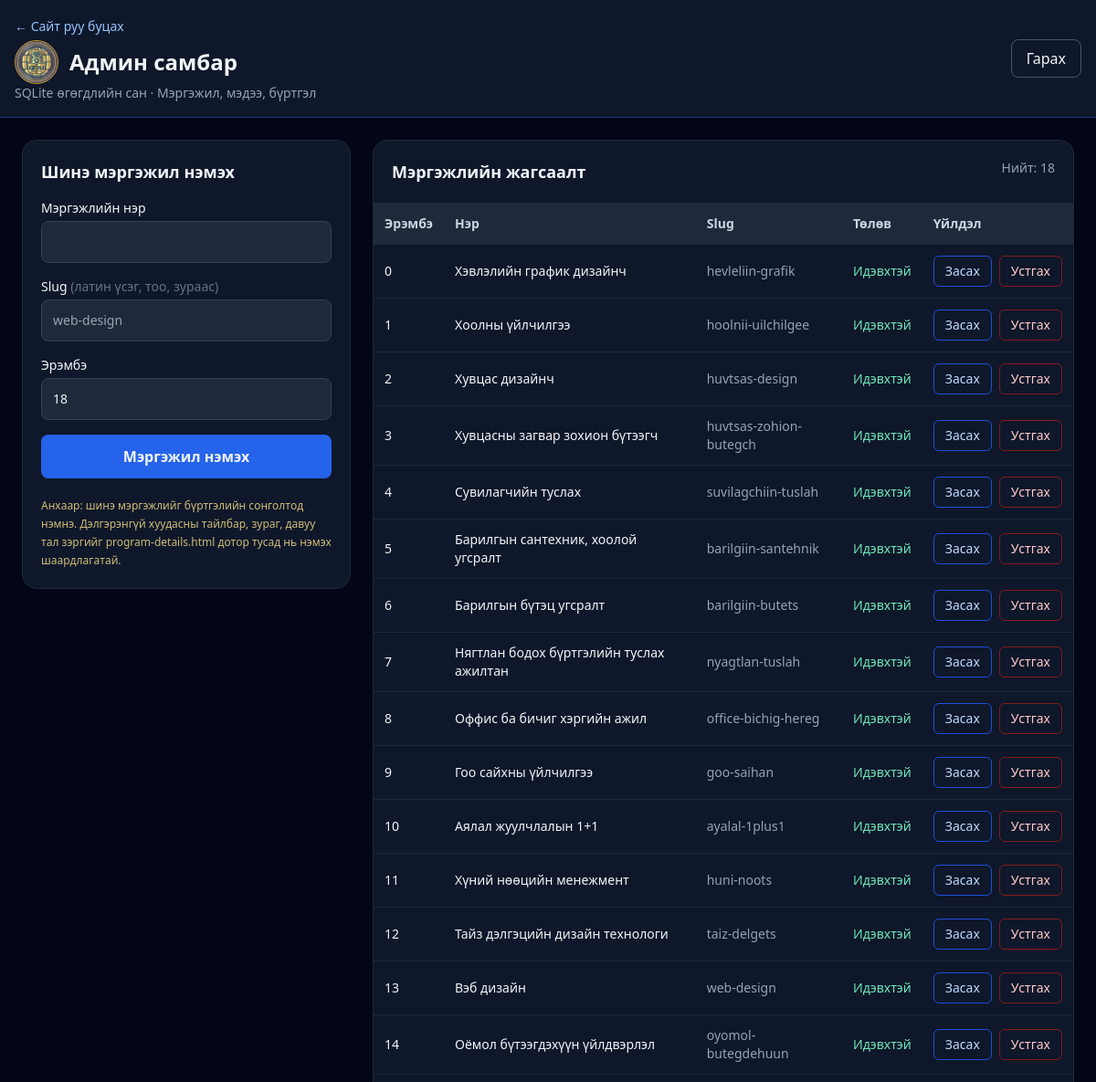
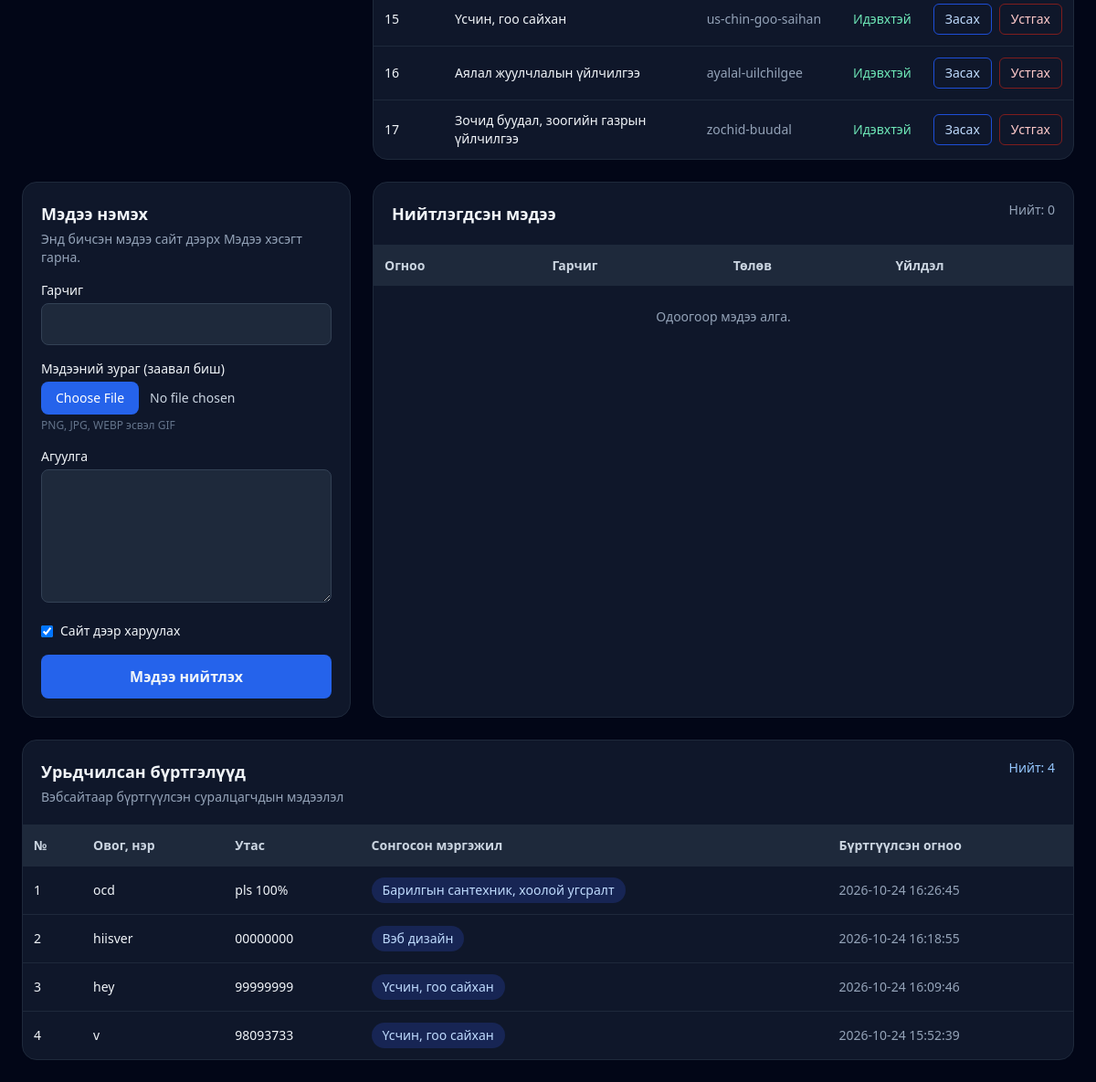
/admin (signed in), run on the app's committed database (2 pictures, top to bottom).
### tables this page shows
CREATE TABLE programs (
            id INTEGER PRIMARY KEY AUTOINCREMENT,
            slug TEXT NOT NULL UNIQUE,
            name TEXT NOT NULL,
            href TEXT NOT NULL,
            active INTEGER NOT NULL DEFAULT 1,
            sort_order INTEGER NOT NULL DEFAULT 0
        );

CREATE TABLE registrations (
            id INTEGER PRIMARY KEY AUTOINCREMENT,
            full_name TEXT NOT NULL,
            phone TEXT NOT NULL,
            program_name TEXT NOT NULL,
            created_at TEXT NOT NULL DEFAULT CURRENT_TIMESTAMP
        );

### app.py (the view)
@app.get('/admin')
@admin_required
def admin_dashboard():
    with db() as conn:
        programs, registrations, news = get_admin_data(conn)
    return render_template(
        'admin.html',
        programs=programs,
        registrations=registrations,
        news=news,
        edit_program=None
    )

### app.py (called while the page is built)
def db():
    conn = sqlite3.connect(DB_PATH)
    conn.row_factory = sqlite3.Row
    return conn

def csrf_token():
    if '_csrf_token' not in session:
        session['_csrf_token'] = secrets.token_urlsafe(32)
    return session['_csrf_token']

def admin_required(fn):
    @wraps(fn)
    def wrapped(*args, **kwargs):
        if not session.get('admin_logged_in'):
            return redirect(
                url_for('admin_login', next=request.path)
            )
        return fn(*args, **kwargs)
    return wrapped

def get_admin_data(conn):
    programs = conn.execute("""
        SELECT *
        FROM programs
        ORDER BY sort_order, id
    """).fetchall()
    registrations = conn.execute("""
        SELECT *
        FROM registrations
        ORDER BY id DESC
    """).fetchall()
    news = conn.execute("""
        SELECT *
        FROM news
        ORDER BY id DESC
    """).fetchall()
    return programs, registrations, news

### templates/admin.html (shortened to what this page needs)
<!doctype html>
<html lang="mn">
<head>
    <script src="https://cdn.tailwindcss.com"></script>
</head>
<body class="bg-slate-950 text-slate-100 min-h-screen">
<header class="border-b border-blue-900 bg-slate-900">
    <div class="max-w-7xl mx-auto p-4 flex flex-wrap items-center justify-between gap-3">
        <div>
            <a href="/" class="text-blue-300 text-sm">← Сайт руу буцах</a>
            <div class="flex items-center gap-3 mt-1">
                <img src="/static/images/logo.png.png" alt="Коллежийн лого" class="w-12 h-12 rounded-full object-cover border border-amber-400/80">
                <h1 class="text-2xl font-extrabold">Админ самбар</h1>
            </div>
            <p class="text-sm text-slate-400">SQLite өгөгдлийн сан · Мэргэжил, мэдээ, бүртгэл</p>
        </div>
        <form method="post" action="{{ url_for('admin_logout') }}">
            <button class="rounded-lg border border-slate-600 px-4 py-2 hover:bg-slate-800">
                Гарах
            </button>
        </form>
    </div>
</header>
<main class="max-w-7xl mx-auto p-4 md:p-6">
    <div class="grid lg:grid-cols-[360px_1fr] gap-6">
        <section class="rounded-2xl border border-slate-800 bg-slate-900 p-5 h-fit">
            <h2 class="font-bold text-lg">
                {{ 'Мэргэжил засах' if edit_program else 'Шинэ мэргэжил нэмэх' }}
            </h2>
            <form
                method="post"
                action="{{ url_for('admin_edit', program_id=edit_program.id) if edit_program else url_for('admin_add') }}"
                class="space-y-4 mt-4"
            >
                <label class="block text-sm">
                    Мэргэжлийн нэр
                    <input
                        name="name"
                        required
                        maxlength="180"
                        value="{{ edit_program.name if edit_program else '' }}"
                        class="mt-1 w-full rounded-lg bg-slate-800 border border-slate-700 p-3"
                    >
                </label>
                <label class="block text-sm">
                    Slug
                    <span class="text-slate-500">(латин үсэг, тоо, зураас)</span>
                    <input
                        name="slug"
                        required
                        pattern="[a-z0-9-]+"
                        value="{{ edit_program.slug if edit_program else '' }}"
                        placeholder="web-design"
                        class="mt-1 w-full rounded-lg bg-slate-800 border border-slate-700 p-3"
                    >
                </label>
                <label class="block text-sm">
                    Эрэмбэ
                    <input
                        type="number"
                        name="sort_order"
                        value="{{ edit_program.sort_order if edit_program else programs|length }}"
                        class="mt-1 w-full rounded-lg bg-slate-800 border border-slate-700 p-3"
                    >
                </label>
                <button class="w-full rounded-lg bg-blue-600 hover:bg-blue-500 p-3 font-bold">
                    {{ 'Өөрчлөлт хадгалах' if edit_program else 'Мэргэжил нэмэх' }}
                </button>
            </form>
            <p class="text-xs leading-5 text-amber-200/80 mt-5">
                Анхаар: шинэ мэргэжлийг бүртгэлийн сонголтод нэмнэ.
                Дэлгэрэнгүй хуудасны тайлбар, зураг, давуу тал зэргийг
                program-details.html дотор тусад нь нэмэх шаардлагатай.
            </p>
        </section>
        <section class="rounded-2xl border border-slate-800 bg-slate-900 overflow-hidden">
            <div class="p-5 border-b border-slate-800 flex justify-between gap-3">
                <h2 class="font-bold text-lg">Мэргэжлийн жагсаалт</h2>
                <span class="text-sm text-slate-400">
                    Нийт: {{ programs|length }}
                </span>
            </div>
            <div class="overflow-x-auto">
                <table class="w-full text-sm text-left">
                    <thead class="bg-slate-800 text-slate-300">
                        <tr>
                            <th class="p-3">Эрэмбэ</th>
                            <th class="p-3">Нэр</th>
                            <th class="p-3">Slug</th>
                            <th class="p-3">Төлөв</th>
                            <th class="p-3">Үйлдэл</th>
                        </tr>
                    </thead>
                    <tbody>
                        {% for p in programs %}
                        <tr class="border-t border-slate-800">
                            <td class="p-3">{{ p.sort_order }}</td>
                            <td class="p-3 font-medium min-w-48">{{ p.name }}</td>
                            <td class="p-3 text-slate-400">{{ p.slug }}</td>
                            <td class="p-3">
                                {% if p.active %}
                                <span class="text-emerald-300">Идэвхтэй</span>
                                {% else %}
                                <span class="text-slate-500">Нуугдсан</span>
                                {% endif %}
                            </td>
                            <td class="p-3">
                                <div class="flex gap-2">
                                    <a
                                        class="rounded-md border border-blue-700 px-3 py-1.5 text-blue-200 hover:bg-blue-950"
                                        href="{{ url_for('admin_edit', program_id=p.id) }}"
                                    >
                                        Засах
                                    </a>
                                    <form
                                        method="post"
                                        action="{{ url_for('admin_delete', program_id=p.id) }}"
                                        onsubmit="return confirm('Энэ мэргэжлийг устгах уу?')"
                                    >
                                        <button class="rounded-md border border-red-900 px-3 py-1.5 text-red-200 hover:bg-red-950">
                                            Устгах
                                        </button>
                                    </form>
                                </div>
                            </td>
                        </tr>
                        {% else %}
                        <tr>
                            <td colspan="5" class="p-6 text-center text-slate-400">
                                Одоогоор мэргэжил алга.
                            </td>
                        </tr>
                        {% endfor %}
                    </tbody>
                </table>
            </div>
        </section>
    </div>
    <section class="mt-6 grid lg:grid-cols-[360px_1fr] gap-6">
        <div class="rounded-2xl border border-slate-800 bg-slate-900 p-5 h-fit">
            <h2 class="font-bold text-lg">Мэдээ нэмэх</h2>
            <p class="text-sm text-slate-400 mt-1">Энд бичсэн мэдээ сайт дээрх Мэдээ хэсэгт гарна.</p>
            <form method="post" enctype="multipart/form-data" action="{{ url_for('admin_news_add') }}" class="space-y-4 mt-4">
                <label class="block text-sm">
                    Гарчиг
                    <input
                        name="title"
                        required
                        maxlength="180"
                        class="mt-1 w-full rounded-lg bg-slate-800 border border-slate-700 p-3"
                    >
                </label>
                <label class="block text-sm">
                    Мэдээний зураг (заавал биш)
                    <input
                        type="file"
                        name="image"
                        accept="image/png,image/jpeg,image/webp,image/gif"
                        class="mt-1 block w-full text-sm text-slate-300 file:mr-3 file:rounded-lg file:border-0 file:bg-blue-600 file:px-4 file:py-2 file:text-white"
                    >
                    <span class="block text-xs text-slate-500 mt-1">PNG, JPG, WEBP эсвэл GIF</span>
                </label>
                <label class="block text-sm">
                    Агуулга
                    <textarea
                        name="body"
                        required
                        maxlength="4000"
                        rows="6"
                        class="mt-1 w-full rounded-lg bg-slate-800 border border-slate-700 p-3"
                    ></textarea>
                </label>
                <label class="flex gap-2 items-center text-sm">
                    <input type="checkbox" name="published" value="1" checked>
                    Сайт дээр харуулах
                </label>
                <button class="w-full rounded-lg bg-blue-600 hover:bg-blue-500 p-3 font-bold">
                    Мэдээ нийтлэх
                </button>
            </form>
        </div>
        <div class="rounded-2xl border border-slate-800 bg-slate-900 overflow-hidden">
            <div class="p-5 border-b border-slate-800 flex justify-between gap-3">
                <h2 class="font-bold text-lg">Нийтлэгдсэн мэдээ</h2>
                <span class="text-sm text-slate-400">Нийт: {{ news|default([])|length }}</span>
            </div>
            <div class="overflow-x-auto">
                <table class="w-full text-sm text-left">
                    <thead class="bg-slate-800 text-slate-300">
                        <tr>
                            <th class="p-3">Огноо</th>
                            <th class="p-3">Гарчиг</th>
                            <th class="p-3">Төлөв</th>
                            <th class="p-3">Үйлдэл</th>
                        </tr>
                    </thead>
                    <tbody>
                        {% for item in news|default([]) %}
                        <tr class="border-t border-slate-800 align-top">
                            <td class="p-3 text-slate-400 whitespace-nowrap">{{ item.created_at }}</td>
                            <td class="p-3">
                                {% if item.image_path %}
                                <img src="{{ item.image_path }}" alt="Мэдээний зураг" class="mb-2 h-20 w-32 rounded-lg object-cover border border-slate-700">
                                {% endif %}
                                <div class="font-medium">{{ item.title }}</div>
                                <p class="text-slate-400 text-xs mt-1 leading-5 max-w-xl">{{ item.body[:160] }}{% if item.body|length > 160 %}...{% endif %}</p>
                            </td>
                            <td class="p-3">
                                {% if item.published %}
                                <span class="text-emerald-300">Идэвхтэй</span>
                                {% else %}
                                <span class="text-slate-500">Нуугдсан</span>
                                {% endif %}
                            </td>
                            <td class="p-3">
                                <form
                                    method="post"
                                    action="{{ url_for('admin_news_delete', news_id=item.id) }}"
                                    onsubmit="return confirm('Энэ мэдээг устгах уу?')"
                                >
                                    <input type="hidden" name="_csrf_token" value="{{ csrf_token() }}">
                                    <button class="rounded-md border border-red-900 px-3 py-1.5 text-red-200 hover:bg-red-950">
                                        Устгах
                                    </button>
                                </form>
                            </td>
                        </tr>
                        {% else %}
                        <tr>
                            <td colspan="4" class="p-6 text-center text-slate-400">Одоогоор мэдээ алга.</td>
                        </tr>
                        {% endfor %}
                    </tbody>
                </table>
            </div>
        </div>
    </section>
    <section class="mt-6 rounded-2xl border border-slate-800 bg-slate-900 overflow-hidden">
        <div class="p-5 border-b border-slate-800 flex flex-wrap justify-between gap-3">
            <div>
                <h2 class="font-bold text-lg">Урьдчилсан бүртгэлүүд</h2>
                <p class="text-sm text-slate-400 mt-1">
                    Вэбсайтаар бүртгүүлсэн суралцагчдын мэдээлэл
                </p>
            </div>
            <span class="text-sm text-blue-300">
                Нийт: {{ registrations|default([])|length }}
            </span>
        </div>
        <div class="overflow-x-auto">
            <table class="w-full text-sm text-left">
                <thead class="bg-slate-800 text-slate-300">
                    <tr>
                        <th class="p-3">№</th>
                        <th class="p-3">Овог, нэр</th>
                        <th class="p-3">Утас</th>
                        <th class="p-3">Сонгосон мэргэжил</th>
                        <th class="p-3">Бүртгүүлсэн огноо</th>
                    </tr>
                </thead>
                <tbody>
                    {% for r in registrations|default([]) %}
                    <tr class="border-t border-slate-800 hover:bg-slate-800/50">
                        <td class="p-3">{{ loop.index }}</td>
                        <td class="p-3 font-medium">{{ r['full_name'] }}</td>
                        <td class="p-3">{{ r['phone'] }}</td>
                        <td class="p-3">
                            <span class="inline-block rounded-full bg-blue-950 text-blue-200 px-3 py-1">
                                {{ r['program_name'] }}
                            </span>
                        </td>
                        <td class="p-3 text-slate-400">{{ r['created_at'] }}</td>
                    </tr>
                    {% else %}
                    <tr>
                        <td colspan="5" class="p-8 text-center text-slate-400">
                            Одоогоор бүртгэл алга байна.
                        </td>
                    </tr>
                    {% endfor %}
                </tbody>
            </table>
        </div>
    </section>
</main>
</body>
</html>

### data on the page
programs: sort_order "0", name "Хэвлэлийн график дизайнч", slug "hevleliin-grafik", active "Идэвхтэй"
programs: sort_order "1", name "Хоолны үйлчилгээ", slug "hoolnii-uilchilgee", active "Идэвхтэй"
programs: sort_order "2", name "Хувцас дизайнч", slug "huvtsas-design", active "Идэвхтэй"
programs: sort_order "3", name "Хувцасны загвар зохион бүтээгч", slug "huvtsas-zohion-butegch", active "Идэвхтэй"
programs: sort_order "4", name "Сувилагчийн туслах", slug "suvilagchiin-tuslah", active "Идэвхтэй"
programs: sort_order "5", name "Барилгын сантехник, хоолой угсралт", slug "barilgiin-santehnik", active "Идэвхтэй"
programs: sort_order "6", name "Барилгын бүтэц угсралт", slug "barilgiin-butets", active "Идэвхтэй"
programs: sort_order "7", name "Нягтлан бодох бүртгэлийн туслах ажилтан", slug "nyagtlan-tuslah", active "Идэвхтэй"
programs: sort_order "8", name "Оффис ба бичиг хэргийн ажил", slug "office-bichig-hereg", active "Идэвхтэй"
programs: sort_order "9", name "Гоо сайхны үйлчилгээ", slug "goo-saihan", active "Идэвхтэй"
programs: sort_order "10", name "Аялал жуулчлалын 1+1", slug "ayalal-1plus1", active "Идэвхтэй"
programs: sort_order "11", name "Хүний нөөцийн менежмент", slug "huni-noots", active "Идэвхтэй"
programs: sort_order "12", name "Тайз дэлгэцийн дизайн технологи", slug "taiz-delgets", active "Идэвхтэй"
programs: sort_order "13", name "Вэб дизайн", slug "web-design", active "Идэвхтэй"
programs: sort_order "14", name "Оёмол бүтээгдэхүүн үйлдвэрлэл", slug "oyomol-butegdehuun", active "Идэвхтэй"
programs: sort_order "15", name "Үсчин, гоо сайхан", slug "us-chin-goo-saihan", active "Идэвхтэй"
programs: sort_order "16", name "Аялал жуулчлалын үйлчилгээ", slug "ayalal-uilchilgee", active "Идэвхтэй"
programs: sort_order "17", name "Зочид буудал, зоогийн газрын үйлчилгээ", slug "zochid-buudal", active "Идэвхтэй"
registrations: full_name "ocd", phone "pls 100%", program_name "Барилгын сантехник, хоолой угсралт", created_at "2026-10-24 16:26:45"
registrations: full_name "hiisver", phone "00000000", program_name "Вэб дизайн", created_at "2026-10-24 16:18:55"
registrations: full_name "hey", phone "99999999", program_name "Үсчин, гоо сайхан", created_at "2026-10-24 16:09:46"
registrations: full_name "v", phone "98093733", program_name "Үсчин, гоо сайхан", created_at "2026-10-24 15:52:39"

### other printed values
{{ 'Мэргэжил засах' if edit_program else 'Шинэ мэргэжил нэмэх' }} "Шинэ мэргэжил нэмэх"
{{ 'Өөрчлөлт хадгалах' if edit_program else 'Мэргэжил нэмэх' }} "Мэргэжил нэмэх"
{{ programs|length }} "18"
{{ news|default([])|length }} "0"
{{ registrations|default([])|length }} "4"
